Frame 1 (no input): blank canvas, image omitted
Frame 60 (no input): blank canvas, image omitted
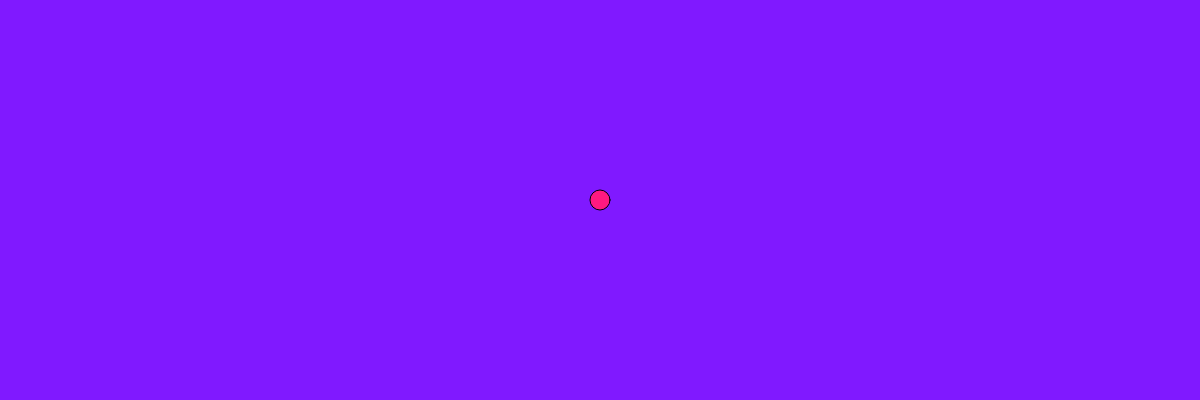
Frame 120 (the mouse pressed at the canvas centre since frame 60)

The p5.js sketch whose frames 1 and 60 were blank and that drew this single picture after the mouse press (run headless with seeded random() and noise() and a simulated clock; from frame 60 on, the mouse is pressed at the canvas centre):

// p5.js sketch
// ── sketch.js

var r = 0;
var g = 50;
var b = 255;



function setup(){
 createCanvas(1200,400);

}


function draw(){
  r = map(mouseX,0,1200,0,255);
  g = map(mouseX,0,1200,0,50);
  b = map(mouseY,0,100,0,400)

  background(r,g,b);

  fill(b,g,r);
  ellipse(mouseX,mouseY,20,20);
}
